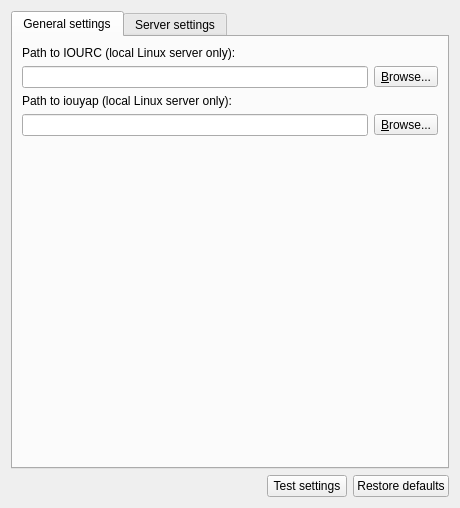
<?xml version="1.0" encoding="UTF-8"?>
<ui version="4.0">
 <class>IOUPreferencesPageWidget</class>
 <widget class="QWidget" name="IOUPreferencesPageWidget">
  <property name="geometry">
   <rect>
    <x>0</x>
    <y>0</y>
    <width>460</width>
    <height>508</height>
   </rect>
  </property>
  <property name="windowTitle">
   <string>IOS on UNIX</string>
  </property>
  <layout class="QVBoxLayout">
   <item>
    <widget class="QTabWidget" name="uiTabWidget">
     <property name="currentIndex">
      <number>0</number>
     </property>
     <widget class="QWidget" name="uiGeneralSettingsTabWidget">
      <attribute name="title">
       <string>General settings</string>
      </attribute>
      <layout class="QGridLayout" name="gridLayout">
       <item row="3" column="0" colspan="2">
        <layout class="QHBoxLayout" name="horizontalLayout_5">
         <item>
          <widget class="QLineEdit" name="uiIOURCPathLineEdit"/>
         </item>
         <item>
          <widget class="QToolButton" name="uiIOURCPathToolButton">
           <property name="text">
            <string>&amp;Browse...</string>
           </property>
           <property name="toolButtonStyle">
            <enum>Qt::ToolButtonTextOnly</enum>
           </property>
          </widget>
         </item>
        </layout>
       </item>
       <item row="4" column="0">
        <widget class="QLabel" name="uiIouyapPathLabel">
         <property name="text">
          <string>Path to iouyap (local Linux server only):</string>
         </property>
        </widget>
       </item>
       <item row="2" column="0">
        <widget class="QLabel" name="uiIOURCPathLabel">
         <property name="text">
          <string>Path to IOURC (local Linux server only):</string>
         </property>
        </widget>
       </item>
       <item row="7" column="0" colspan="2">
        <spacer name="spacer">
         <property name="orientation">
          <enum>Qt::Vertical</enum>
         </property>
         <property name="sizeHint" stdset="0">
          <size>
           <width>390</width>
           <height>193</height>
          </size>
         </property>
        </spacer>
       </item>
       <item row="5" column="0" colspan="2">
        <layout class="QHBoxLayout" name="horizontalLayout_6">
         <item>
          <widget class="QLineEdit" name="uiIouyapPathLineEdit"/>
         </item>
         <item>
          <widget class="QToolButton" name="uiIouyapPathToolButton">
           <property name="text">
            <string>&amp;Browse...</string>
           </property>
           <property name="toolButtonStyle">
            <enum>Qt::ToolButtonTextOnly</enum>
           </property>
          </widget>
         </item>
        </layout>
       </item>
      </layout>
     </widget>
     <widget class="QWidget" name="uiServerSettingsTabWidget">
      <attribute name="title">
       <string>Server settings</string>
      </attribute>
      <layout class="QGridLayout" name="gridLayout_2">
       <item row="0" column="0">
        <widget class="QCheckBox" name="uiUseLocalServercheckBox">
         <property name="text">
          <string>Always use the local server (Linux only)</string>
         </property>
         <property name="checked">
          <bool>true</bool>
         </property>
        </widget>
       </item>
       <item row="1" column="0">
        <widget class="QGroupBox" name="uiRemoteServersGroupBox">
         <property name="title">
          <string>Remote servers</string>
         </property>
         <layout class="QHBoxLayout" name="horizontalLayout_3">
          <item>
           <widget class="QTreeWidget" name="uiRemoteServersTreeWidget">
            <property name="enabled">
             <bool>false</bool>
            </property>
            <property name="selectionMode">
             <enum>QAbstractItemView::NoSelection</enum>
            </property>
            <column>
             <property name="text">
              <string>Host</string>
             </property>
            </column>
            <column>
             <property name="text">
              <string>Port</string>
             </property>
            </column>
           </widget>
          </item>
         </layout>
        </widget>
       </item>
      </layout>
     </widget>
    </widget>
   </item>
   <item>
    <layout class="QHBoxLayout" name="horizontalLayout_2">
     <item>
      <spacer name="horizontalSpacer">
       <property name="orientation">
        <enum>Qt::Horizontal</enum>
       </property>
       <property name="sizeHint" stdset="0">
        <size>
         <width>164</width>
         <height>20</height>
        </size>
       </property>
      </spacer>
     </item>
     <item>
      <widget class="QPushButton" name="uiTestSettingsPushButton">
       <property name="text">
        <string>Test settings</string>
       </property>
      </widget>
     </item>
     <item>
      <widget class="QPushButton" name="uiRestoreDefaultsPushButton">
       <property name="text">
        <string>Restore defaults</string>
       </property>
      </widget>
     </item>
    </layout>
   </item>
  </layout>
 </widget>
 <resources/>
 <connections/>
 <designerdata>
  <property name="gridDeltaX">
   <number>10</number>
  </property>
  <property name="gridDeltaY">
   <number>10</number>
  </property>
  <property name="gridSnapX">
   <bool>true</bool>
  </property>
  <property name="gridSnapY">
   <bool>true</bool>
  </property>
  <property name="gridVisible">
   <bool>true</bool>
  </property>
 </designerdata>
</ui>
